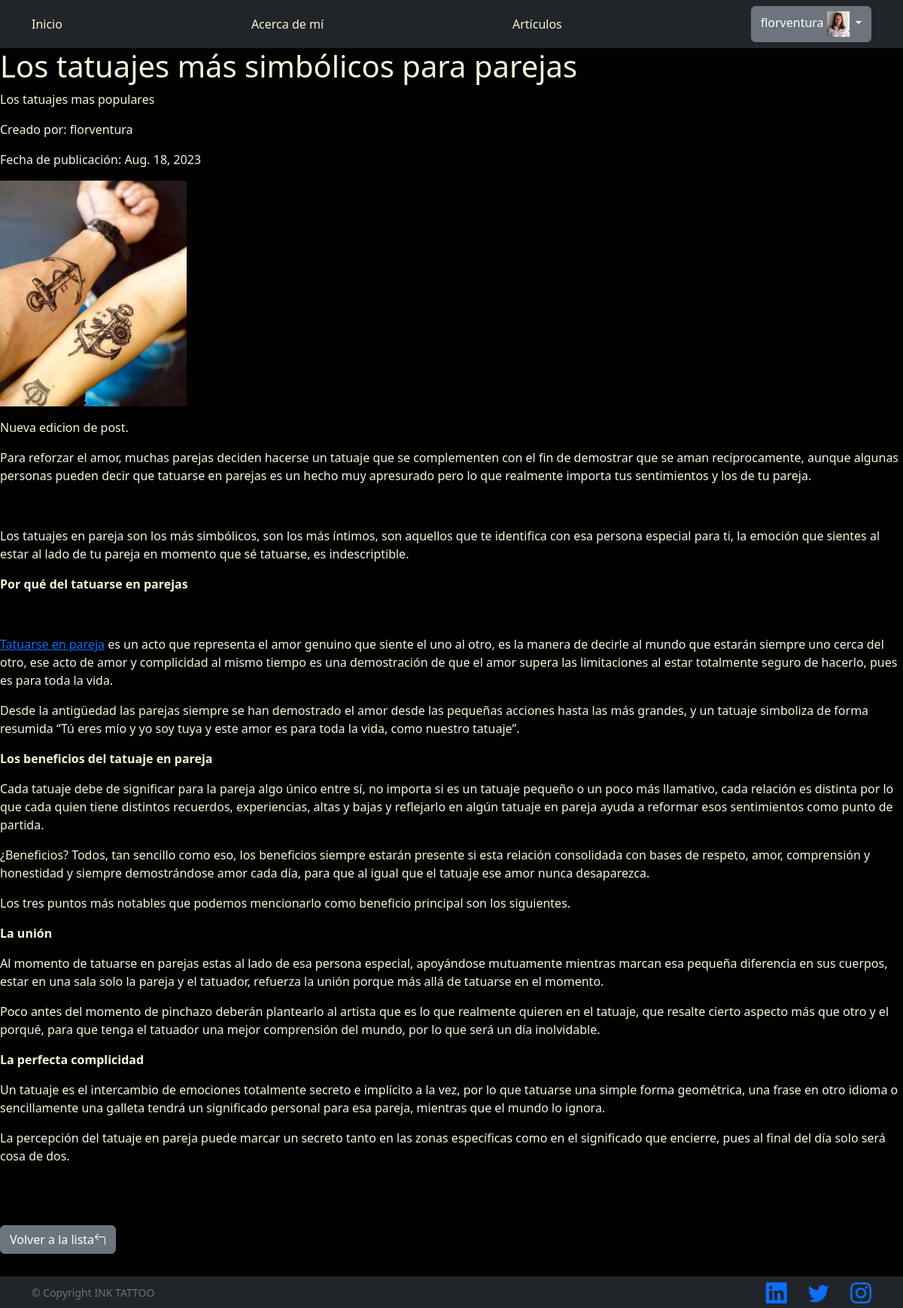
The app's page /blog/posteos/8/ (signed in) with its own data.
### perfiles/models.py (models this page shows, shortened)
class Avatar(models.Model):
    user = models.OneToOneField(User, on_delete=models.CASCADE, null=True)
    imagen = models.ImageField(upload_to='avatares', null=True, blank=True)

### blog/models.py (models this page shows, shortened)
class Posteo(models.Model):
    titulo = models.CharField(max_length=64)
    bajada = models.CharField(max_length=140)
    creador = models.ForeignKey(User, on_delete=models.CASCADE, related_name='posteo_creados', null=True)
    imagen = models.ImageField(upload_to='media')
    texto = RichTextField(config_name='default')
    fecha_publicacion=models.DateField(null=True)
    class Meta:
        permissions = [
            ("can_edit_all", "Can edit all content"),
        ]

### blog/views.py (the view)
# urls.py: path('posteos/<int:pk>/', PosteoDetailView.as_view(), name="ver_posteo"),
class PosteoDetailView(DetailView):
   model = Posteo
   success_url = reverse_lazy('lista_posteos')

### blog/templates/blog/posteo_detail.html
{% extends "base.html" %}
{% block contenido %}
<div style="color: beige;">
    <h1>{{ posteo.titulo }}</h1>
    <p>{{ posteo.bajada }}</p>
    <p>Creado por: {{ posteo.creador }}</p>
    <p>Fecha de publicación: {{ posteo.fecha_publicacion }}</p>
    <img src="{{ posteo.imagen.url }}" alt="{{ posteo.imagen.alt }}" style="max-width: 700px; max-height: 300px;" />
    <p>{{ posteo.texto| safe  }}</p>
    <br>
    <a class="btn btn-secondary" href="{% url 'lista_posteos' %}">Volver a la lista<i class="bi bi-arrow-90deg-left"></i></a>
    <br><br><br><br>
</div>
{% endblock contenido %}

### templates_base/base.html (shortened to what this page needs)
{% load static %}
<!DOCTYPE html>
<html lang="en">
<head>
    <link href="https://cdn.jsdelivr.net/npm/bootstrap-icons@1.5.0/font/bootstrap-icons.css" rel="stylesheet"
        type="text/css" />
    <link href="{% static 'css/styles.css' %}" rel="stylesheet" />
</head>
<body style="background-color:#010101;">
    <nav class="navbar navbar-expand-lg navbar-dark bg-dark">
        <div class="container">
            <a class="nav-link" style="color: beige;" href="{% url 'inicio' %}">Inicio</a>
            <a class="nav-link" style="color: beige;" href="{% url 'about' %}">Acerca de mí</a>
            <a class="nav-link" style="color: beige;" href="{% url 'lista_posteos' %}">Artículos</a>
            {% if user.is_authenticated %}
            <div class="dropdown">
                <button class="btn btn-secondary dropdown-toggle" type="button" id="dropdownMenuButton1"
                    data-bs-toggle="dropdown" aria-expanded="false">
                    <div style="display: inline-flex;">
                        <span>{{ user.username }} <img src="{{ user.avatar.imagen.url }}"
                                style="max-width: 30px;" /></span>
                    </div>
                </button>
            </div>
        </div>
        {% else %}
        <a class="btn btn-warning" href="{% url 'registro' %}">Crear cuenta</a>
        <a class="btn btn-warning" href="{% url 'login' %}">Iniciar sesión</a>
        {% endif %}
    </nav>
    <section style=" justify-content: center; align-items: center;" style="background-color: black;">
        {% block contenido %}
        {% endblock contenido %}
    </section>
    <footer class="footer bg-dark" display=" inline,">
        <div class="container">
            <div class="row">
                <div class="col-lg-6 h-100 text-center text-lg-start my-auto">
                    <p class="text-muted small mb-4 mb-lg-0">&copy; Copyright INK TATTOO</p>
                </div>
                <div class="col-lg-6 h-100 text-center text-lg-end my-auto">
                    <ul class="list-inline mb-0">
                        <li class="list-inline-item me-4">
                            <a href="https://www.linkedin.com/in/florencia-ventura-448663163/"><i
                                    class="bi bi-linkedin fs-3"></i></a>
                        </li>
                        <li class="list-inline-item me-4">
                            <a href="https://twitter.com/"><i class="bi-twitter fs-3"></i></a>
                        </li>
                        <li class="list-inline-item">
                            <a href="https://www.instagram.com/"><i class="bi-instagram fs-3"></i></a>
                        </li>
                    </ul>
                </div>
            </div>
        </div>
    </footer>
</body>
</html>

### templates_base/base.html (style rules this page uses)
.footer { position: fixed; left: 0; bottom: 0; width: 100%; }

### records on screen
Posteo: titulo "Los tatuajes más simbólicos para parejas", bajada "Los tatuajes mas populares", creador "florventura", fecha_publicacion "Aug. 18, 2023", imagen (picture), texto "Nueva edicion de post. Para reforzar el amor, muchas parejas deciden hacerse un tatuaje que se complementen con el fin de demostrar que se aman recíprocamente, aunque algunas personas pueden decir que tatuarse en parejas es un hecho muy apresurado pero lo que realmente importa tus sentimientos y los de tu pareja. Los tatuajes en pareja son los más simbólicos, son los más íntimos, son aquellos que te identifica con esa persona especial para ti, la emoción que sientes al estar al lado de tu pareja en momento que sé tatuarse, es indescriptible. Por qué del tatuarse en parejas Tatuarse en pareja es un acto que representa el amor genuino que siente el uno al otro, es la manera de decirle al…"

### other values on screen
{{ user.username }} "florventura"
